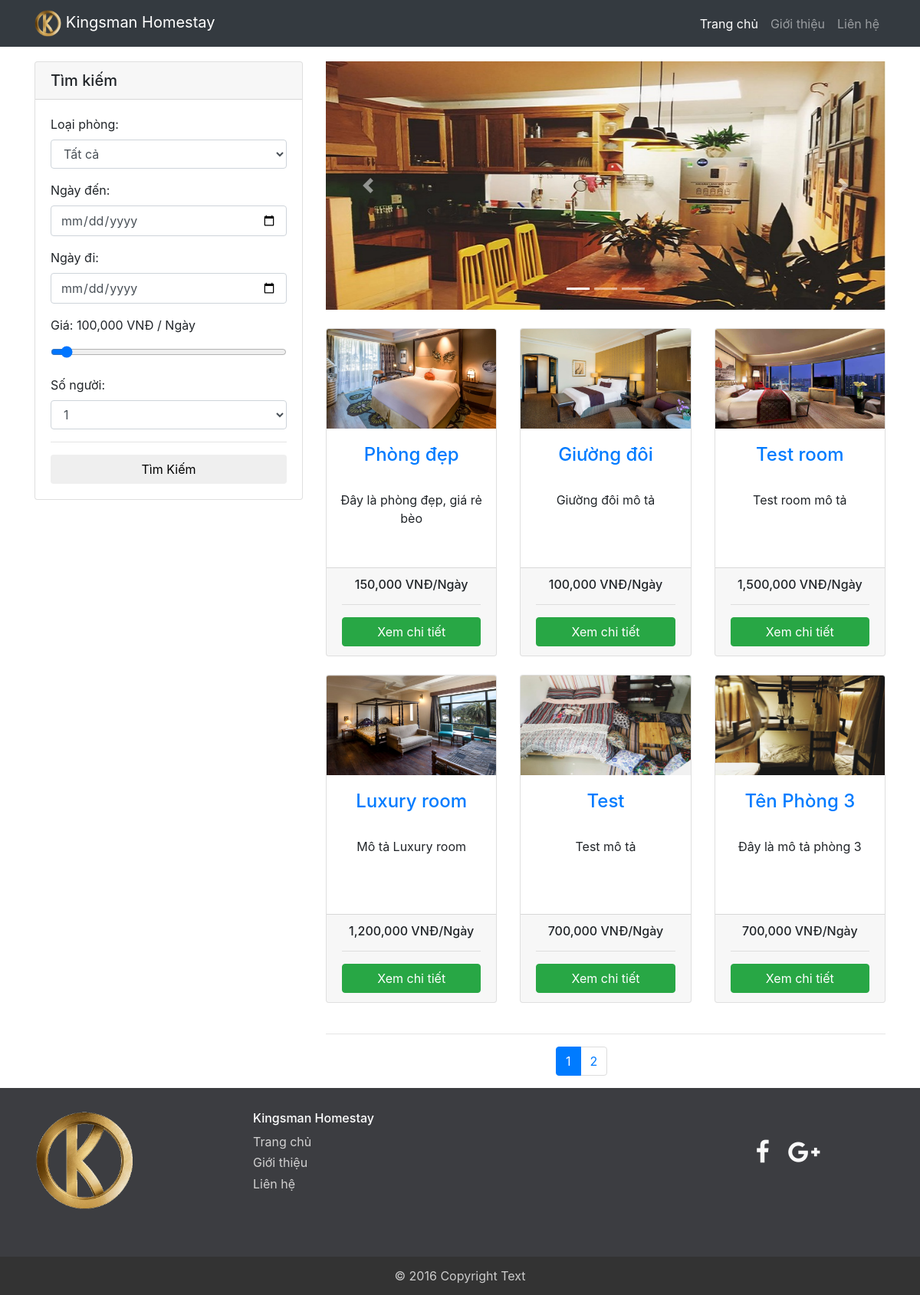
The page / on the database its author committed.
### tables this page shows
CREATE TABLE `rooms` (
  `ID` int(11) NOT NULL,
  `Name` varchar(200) NOT NULL,
  `Description` text NOT NULL COMMENT 'Mô tả chi tiết phòng',
  `Ultilities` text NOT NULL COMMENT 'Mổ tả các tiện ích của phòng',
  `NumberOfPeople` int(11) NOT NULL,
  `Price` float NOT NULL,
  `Status` tinyint(1) NOT NULL DEFAULT '1' COMMENT '1: Còn trống | 0: Không trống (đã có người thuê)',
  `CategoryID` int(11) NOT NULL
);

### index.php (the view, shortened to what this page needs)
<!DOCTYPE html>
<html lang="en">
<head>
  <link rel="stylesheet" href="assets/css/Footer-with-button-logo.css">
  <link rel="stylesheet" href="vendor/bootstrap/font-awesome/css/font-awesome.min.css">
  <link rel="stylesheet" type="text/css" href="https://cdnjs.cloudflare.com/ajax/libs/bootstrap-slider/9.9.0/css/bootstrap-slider.css">
  <link rel="stylesheet" type="text/css" href="https://cdnjs.cloudflare.com/ajax/libs/bootstrap-slider/9.9.0/css/bootstrap-slider.min.css">
  <link href="vendor/bootstrap/css/bootstrap.min.css" rel="stylesheet">
  <link href="css/blog-post.css" rel="stylesheet">
  <link href="vendor/jquery/jquery-ui.css" rel="stylesheet" >
  <link href="vendor/bootstrap/css/datepicker.css" rel="stylesheet">
</head>
<body>
  <?php
  include("connection.php");
  $lenhR = "select id from rooms";
  $kqlenhR = mysqli_query($conn,$lenhR);
  $tongsodong = mysqli_num_rows($kqlenhR);
  $sodong = 6;
  $sotrang = ceil($tongsodong / $sodong);
  if(!isset($_GET["p"]))
    $p = 1;
  else
    $p = $_GET["p"];
  $x = ($p - 1)*$sodong;
  $lenh1 = "SELECT rooms.ID, rooms.Name, rooms.Description, rooms.Price, images.Name as ImageName from rooms join (SELECT name, RoomID FROM images GROUP by RoomID) as images on rooms.ID = images.RoomID order by rooms.ID DESC limit ".$x.",".$sodong;
  $kq1 = mysqli_query($conn,$lenh1);
  ?>
  <nav class="navbar navbar-expand-lg navbar-dark bg-dark fixed-top">
    <div class="container">
      <a class="navbar-brand" href="index.php"><img class="spin" src="admin/images/logo.png" alt="logo" style="width: 35px"> Kingsman Homestay</a>
      <div class="collapse navbar-collapse" id="navbarResponsive">
        <ul class="navbar-nav ml-auto">
          <li class="nav-item active">
            <a class="nav-link" href="index.php">Trang chủ
            </a>
          </li>
          <li class="nav-item">
            <a class="nav-link" href="introduce.php">Giới thiệu</a>
          </li>
          <li class="nav-item">
            <a class="nav-link" href="contact.php">Liên hệ</a>
          </li>
        </ul>
      </div>
    </div>
  </nav>
  <div class="container">
    <div class="row">
      <div class="col-md-4">
        <div class="card my-4">
          <h5 class="card-header">Tìm kiếm</h5>
          <div class="card-body">
            <form method="GET" action="search.php">
              <div class="form-group">
                <label for="">Loại phòng:</label>
                <select name="category" class="form-control">
                  <option value="">Tất cả</option>
                </select>
              </div>
              <div class="form-group">
                <label for="">Ngày đến:</label>
                <input name="checkindate" type="date" class="form-control" id="datestart">
              </div>
              <div class="form-group">
                <label for="">Ngày đi:</label>
                <input name="checkoutdate" type="date" class="form-control" id="dateend">
              </div>
              <div class="form-group">
                <label for="">Giá: <span id="preview-price"></span></label>
                <input type="range" class="form-control" min="100000" max="1000000" name="price" id="price" value="100000">
              </div>
              <div class="form-group">
                <label for="sel1">Số người:</label>
                <select class="form-control" id="sel1" name="members" value="3">
                  <option value="1">1</option>
                </select>
              </div>
              <hr>
              <input type="submit" class="btn btn-default btn-block" value="Tìm Kiếm" name="search">
            </form>
          </div>
        </div>
      </div>
      <div class="col-lg-8">
        <div id="carouselExampleIndicators" class="carousel slide my-4" data-ride="carousel">
          <ol class="carousel-indicators">
            <li data-target="#carouselExampleIndicators" data-slide-to="0" class="active"></li>
            <li data-target="#carouselExampleIndicators" data-slide-to="1"></li>
            <li data-target="#carouselExampleIndicators" data-slide-to="2"></li>
          </ol>
          <div class="carousel-inner" role="listbox">
            <div class="carousel-item active">
              <img class="d-block img-fluid" src="admin/images/thumnail1.jpg" alt="First slide">
            </div>
          </div>
          <a class="carousel-control-prev" href="#carouselExampleIndicators" role="button" data-slide="prev">
            <span class="carousel-control-prev-icon" aria-hidden="true"></span>
          </a>
          <a class="carousel-control-next" href="#carouselExampleIndicators" role="button" data-slide="next">
            <span class="carousel-control-next-icon" aria-hidden="true"></span>
          </a>
        </div>
        <div class="row">
          <?php
          while($rowP = mysqli_fetch_row($kq1))
          {
            ?>
            <div class="col-lg-4 col-md-6 mb-4">
              <div class="card h-100">
                <a href="<?php echo "detail.php?id=" .$rowP[0]; ?>"><img style =" height: 130px" class="card-img-top" src="admin/images/<?php echo $rowP[4]; ?>" alt=""></a>
                <div class="card-body" style="text-align: center;">
                  <h4 class="card-title">
                    <a href="<?php echo "detail.php?id=" .$rowP[0]; ?>"><?php echo $rowP[1]; ?></a>
                  </h4>
                </div>
                <div class="truncate-text" style="text-align: center; margin-left: 10px; margin-right: 10px; height: 100px">
                  <p>
                    <?php echo $rowP[2]; ?>
                  </p>
                </div>
                <div class="card-footer" style="text-align: center;">
                  <h6><span class="price"> <?php echo $rowP[3]; ?></span></h6>
                  <hr>
                  <a class='btn btn-success btn-block' href="detail.php?id=<?php echo $rowP[0]; ?>">Xem chi tiết</a>
                </div>
              </div>
            </div>
            <?php
          }
          ?>
        </div>
        <hr style="clear: both;">
        <nav aria-label="Page navigation example">
          <ul class="pagination" style="margin-left: 300px;">
            <?php
            for($i=1; $i<=$sotrang; $i++)
            {
              if($i==$p)
                echo "<li class='page-item active'> <a class='page-link' href='index.php?p=$i'>$i</a></li>";
              else
              {
                ?>
                <li class="page-item"> <a class="page-link" href="index.php?p=<?php echo $i;    ?>"><?php echo $i;    ?></a></li>
                <?php
              }
            }
            ?>
          </ul>
        </nav>
      </div>
    </div>
  </div>
  <footer id="myFooter">
    <div class="container">
      <div class="row">
        <div class="col-sm-3">
          <img class="spin" src="admin/images/logo.png" style="width: 130px">
        </div>
        <div class="col-sm-2">
         <h6>Kingsman Homestay</h6>
         <ul>
          <li><a href="#">Trang chủ</a></li>
          <li><a href="introduce.php">Giới thiệu</a></li>
          <li><a href="contact.php">Liên hệ</a></li>
        </ul>
      </div>
      <div class="col-sm-4">
        <div id="googleMap" style="width:100%;height:100%;"></div>
      </div>
      <div class="col-sm-3">
        <div class="social-networks">
          <a href="#" class="facebook"><i class="fa fa-facebook"></i></a>
          <a href="#" class="google"><i class="fa fa-google-plus"></i></a>
        </div>
      </div>
    </div>
  </div>
  <div class="footer-copyright">
    <p>© 2016 Copyright Text </p>
  </div>
</footer>
</body>
</html>

### assets/css/Footer-with-button-logo.css (style rules this page uses)
#myFooter { background-color: #3c3d41; color: white; padding-top: 30px; }
#myFooter .footer-copyright { background-color: #333333; padding-top: 3px; padding-bottom: 3px; text-align: center; }
#myFooter .row { margin-bottom: 60px; }
#myFooter .footer-copyright p { margin: 10px; color: #ccc; }
#myFooter ul { list-style-type: none; padding-left: 0; line-height: 1.7; }
#myFooter a { color: #d2d1d1; text-decoration: none; }
#myFooter .social-networks { text-align: center; padding-top: 30px; padding-bottom: 16px; }
#myFooter .social-networks a { font-size: 32px; color: #f9f9f9; padding: 10px; transition: 0.2s; }
html { height: 100%; }
body { display: flex; display: -webkit-flex; flex-direction: column; -webkit-flex-direction: column; height: 100%; }
#myFooter { flex: 0 0 auto; -webkit-flex: 0 0 auto; }

### css/blog-post.css (style rules this page uses)
.spin { border-radius: 50%; -webkit-transition: -webkit-transform .8s ease-in-out; transition: transform .8s ease-in-out; }
.truncate-text { overflow: hidden; -ms-text-overflow: ellipsis; -o-text-overflow: ellipsis; text-overflow: ellipsis; display: block; }
body { padding-top: 54px; }
@media (min-width: 992px) { body { padding-top: 56px; } }

### rows shown on the page
rooms: shows a picture, Name "Phòng đẹp", Description "Đây là phòng đẹp, giá rẻ bèo"
rooms: shows a picture, Name "Giường đôi", Description "Giường đôi mô tả"
rooms: shows a picture, Name "Test room", Description "Test room mô tả"
rooms: shows a picture, Name "Luxury room", Description "Mô tả Luxury room"
rooms: shows a picture, Name "Test", Description "Test mô tả"
rooms: shows a picture, Name "Tên Phòng 3", Description "Đây là mô tả phòng 3"
